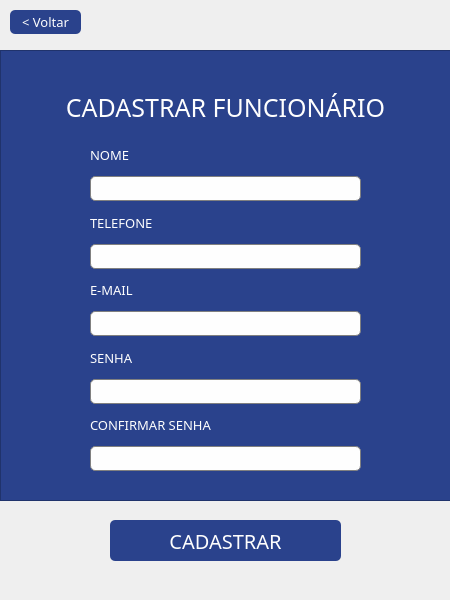
<?xml version="1.0" encoding="UTF-8"?>
<ui version="4.0">
 <class>telaCadastroUser</class>
 <widget class="QDialog" name="telaCadastroUser">
  <property name="geometry">
   <rect>
    <x>0</x>
    <y>0</y>
    <width>450</width>
    <height>600</height>
   </rect>
  </property>
  <property name="sizePolicy">
   <sizepolicy hsizetype="Fixed" vsizetype="Fixed">
    <horstretch>1</horstretch>
    <verstretch>0</verstretch>
   </sizepolicy>
  </property>
  <property name="minimumSize">
   <size>
    <width>450</width>
    <height>600</height>
   </size>
  </property>
  <property name="maximumSize">
   <size>
    <width>450</width>
    <height>600</height>
   </size>
  </property>
  <property name="sizeIncrement">
   <size>
    <width>450</width>
    <height>600</height>
   </size>
  </property>
  <property name="windowTitle">
   <string>BIBLIOTECA</string>
  </property>
  <property name="windowIcon">
   <iconset resource="arquivos.qrc">
    <normaloff>:/images/images/logo.ico</normaloff>:/images/images/logo.ico</iconset>
  </property>
  <widget class="QPushButton" name="cadastrarFuncionario_btn">
   <property name="geometry">
    <rect>
     <x>110</x>
     <y>520</y>
     <width>231</width>
     <height>41</height>
    </rect>
   </property>
   <property name="sizePolicy">
    <sizepolicy hsizetype="Minimum" vsizetype="Expanding">
     <horstretch>0</horstretch>
     <verstretch>0</verstretch>
    </sizepolicy>
   </property>
   <property name="cursor">
    <cursorShape>PointingHandCursor</cursorShape>
   </property>
   <property name="focusPolicy">
    <enum>Qt::StrongFocus</enum>
   </property>
   <property name="styleSheet">
    <string notr="true">QPushButton{font-size: 20px;
border-radius: 5px;
background-color:#2a428c;
color: #fefefe;
font-family:Franklin Gothic Heavy;}

:hover{
background-color:#3c58a0;}</string>
   </property>
   <property name="text">
    <string>CADASTRAR</string>
   </property>
   <property name="autoDefault">
    <bool>false</bool>
   </property>
  </widget>
  <widget class="QLabel" name="label_2">
   <property name="geometry">
    <rect>
     <x>190</x>
     <y>20</y>
     <width>60</width>
     <height>60</height>
    </rect>
   </property>
   <property name="styleSheet">
    <string notr="true">border-style: none;</string>
   </property>
   <property name="text">
    <string/>
   </property>
   <property name="pixmap">
    <pixmap resource="arquivos.qrc">:/images/images/888.png</pixmap>
   </property>
   <property name="scaledContents">
    <bool>true</bool>
   </property>
  </widget>
  <widget class="QPushButton" name="pushButton">
   <property name="geometry">
    <rect>
     <x>10</x>
     <y>10</y>
     <width>71</width>
     <height>24</height>
    </rect>
   </property>
   <property name="cursor">
    <cursorShape>PointingHandCursor</cursorShape>
   </property>
   <property name="focusPolicy">
    <enum>Qt::NoFocus</enum>
   </property>
   <property name="styleSheet">
    <string notr="true">QPushButton{font-size: 13px;
border-radius: 5px;
background-color:#2a428c;
color: #fefefe;
font-family:Franklin Gothic Heavy;}

:hover{
background-color:#3c58a0;}
</string>
   </property>
   <property name="text">
    <string>&lt; Voltar</string>
   </property>
  </widget>
  <widget class="QWidget" name="layoutWidget">
   <property name="geometry">
    <rect>
     <x>90</x>
     <y>140</y>
     <width>271</width>
     <height>331</height>
    </rect>
   </property>
   <layout class="QVBoxLayout" name="verticalLayout">
    <item>
     <widget class="QLabel" name="label">
      <property name="styleSheet">
       <string notr="true">color: #fefefe;
font-family:Franklin Gothic Heavy;
font-size:13px;</string>
      </property>
      <property name="text">
       <string>NOME</string>
      </property>
     </widget>
    </item>
    <item>
     <widget class="QLineEdit" name="nomeFuncionario_txt">
      <property name="minimumSize">
       <size>
        <width>0</width>
        <height>25</height>
       </size>
      </property>
      <property name="maximumSize">
       <size>
        <width>16777215</width>
        <height>25</height>
       </size>
      </property>
      <property name="focusPolicy">
       <enum>Qt::StrongFocus</enum>
      </property>
      <property name="styleSheet">
       <string notr="true">border: 1px solid grey;
  border-radius: 5px;
background-color:#fefefe;
color:#303030</string>
      </property>
     </widget>
    </item>
    <item>
     <widget class="QLabel" name="label_3">
      <property name="styleSheet">
       <string notr="true">color: #fefefe;
font-family:Franklin Gothic Heavy;
font-size:13px;</string>
      </property>
      <property name="text">
       <string>TELEFONE</string>
      </property>
     </widget>
    </item>
    <item>
     <widget class="QLineEdit" name="telefoneFuncionario_txt">
      <property name="minimumSize">
       <size>
        <width>0</width>
        <height>25</height>
       </size>
      </property>
      <property name="maximumSize">
       <size>
        <width>16777215</width>
        <height>25</height>
       </size>
      </property>
      <property name="styleSheet">
       <string notr="true">border: 1px solid grey;
  border-radius: 5px;
background-color:#fefefe;
color:#303030</string>
      </property>
     </widget>
    </item>
    <item>
     <widget class="QLabel" name="label_4">
      <property name="styleSheet">
       <string notr="true">color: #fefefe;
font-family:Franklin Gothic Heavy;
font-size:13px;</string>
      </property>
      <property name="text">
       <string>E-MAIL</string>
      </property>
     </widget>
    </item>
    <item>
     <widget class="QLineEdit" name="emailFuncionario_txt">
      <property name="minimumSize">
       <size>
        <width>0</width>
        <height>25</height>
       </size>
      </property>
      <property name="maximumSize">
       <size>
        <width>16777215</width>
        <height>25</height>
       </size>
      </property>
      <property name="styleSheet">
       <string notr="true">border: 1px solid grey;
  border-radius: 5px;
background-color:#fefefe;
color:#303030</string>
      </property>
     </widget>
    </item>
    <item>
     <widget class="QLabel" name="label_5">
      <property name="styleSheet">
       <string notr="true">color: #fefefe;
font-family:Franklin Gothic Heavy;
font-size:13px;</string>
      </property>
      <property name="text">
       <string>SENHA</string>
      </property>
     </widget>
    </item>
    <item>
     <widget class="QLineEdit" name="senhaFuncionario_txt">
      <property name="minimumSize">
       <size>
        <width>0</width>
        <height>25</height>
       </size>
      </property>
      <property name="maximumSize">
       <size>
        <width>16777215</width>
        <height>25</height>
       </size>
      </property>
      <property name="styleSheet">
       <string notr="true">border: 1px solid grey;
  border-radius: 5px;
background-color:#fefefe;
color:#303030</string>
      </property>
      <property name="echoMode">
       <enum>QLineEdit::Password</enum>
      </property>
     </widget>
    </item>
    <item>
     <widget class="QLabel" name="label_6">
      <property name="styleSheet">
       <string notr="true">color: #fefefe;
font-family:Franklin Gothic Heavy;
font-size:13px;</string>
      </property>
      <property name="text">
       <string>CONFIRMAR SENHA</string>
      </property>
     </widget>
    </item>
    <item>
     <widget class="QLineEdit" name="senhaFuncionarioConfirma_txt">
      <property name="minimumSize">
       <size>
        <width>0</width>
        <height>25</height>
       </size>
      </property>
      <property name="maximumSize">
       <size>
        <width>16777215</width>
        <height>25</height>
       </size>
      </property>
      <property name="styleSheet">
       <string notr="true">border: 1px solid grey;
  border-radius: 5px;
background-color:#fefefe;
color:#303030</string>
      </property>
      <property name="echoMode">
       <enum>QLineEdit::Password</enum>
      </property>
     </widget>
    </item>
   </layout>
  </widget>
  <widget class="QFrame" name="frame">
   <property name="geometry">
    <rect>
     <x>0</x>
     <y>50</y>
     <width>451</width>
     <height>451</height>
    </rect>
   </property>
   <property name="styleSheet">
    <string notr="true">background-color:#2a428c;
color:#fefefe;</string>
   </property>
   <property name="frameShape">
    <enum>QFrame::StyledPanel</enum>
   </property>
   <property name="frameShadow">
    <enum>QFrame::Raised</enum>
   </property>
   <widget class="QLabel" name="login_2">
    <property name="geometry">
     <rect>
      <x>40</x>
      <y>40</y>
      <width>371</width>
      <height>31</height>
     </rect>
    </property>
    <property name="styleSheet">
     <string notr="true">font-family:Franklin Gothic Heavy;
font-size:25px;
color:#fefefe;
</string>
    </property>
    <property name="text">
     <string>CADASTRAR FUNCIONÁRIO</string>
    </property>
    <property name="textFormat">
     <enum>Qt::PlainText</enum>
    </property>
    <property name="alignment">
     <set>Qt::AlignCenter</set>
    </property>
    <property name="textInteractionFlags">
     <set>Qt::TextSelectableByMouse</set>
    </property>
   </widget>
  </widget>
  <zorder>frame</zorder>
  <zorder>cadastrarFuncionario_btn</zorder>
  <zorder>label_2</zorder>
  <zorder>pushButton</zorder>
  <zorder>layoutWidget</zorder>
 </widget>
 <tabstops>
  <tabstop>nomeFuncionario_txt</tabstop>
  <tabstop>telefoneFuncionario_txt</tabstop>
  <tabstop>emailFuncionario_txt</tabstop>
  <tabstop>senhaFuncionario_txt</tabstop>
  <tabstop>senhaFuncionarioConfirma_txt</tabstop>
 </tabstops>
 <resources>
  <include location="arquivos.qrc"/>
 </resources>
 <connections/>
</ui>
